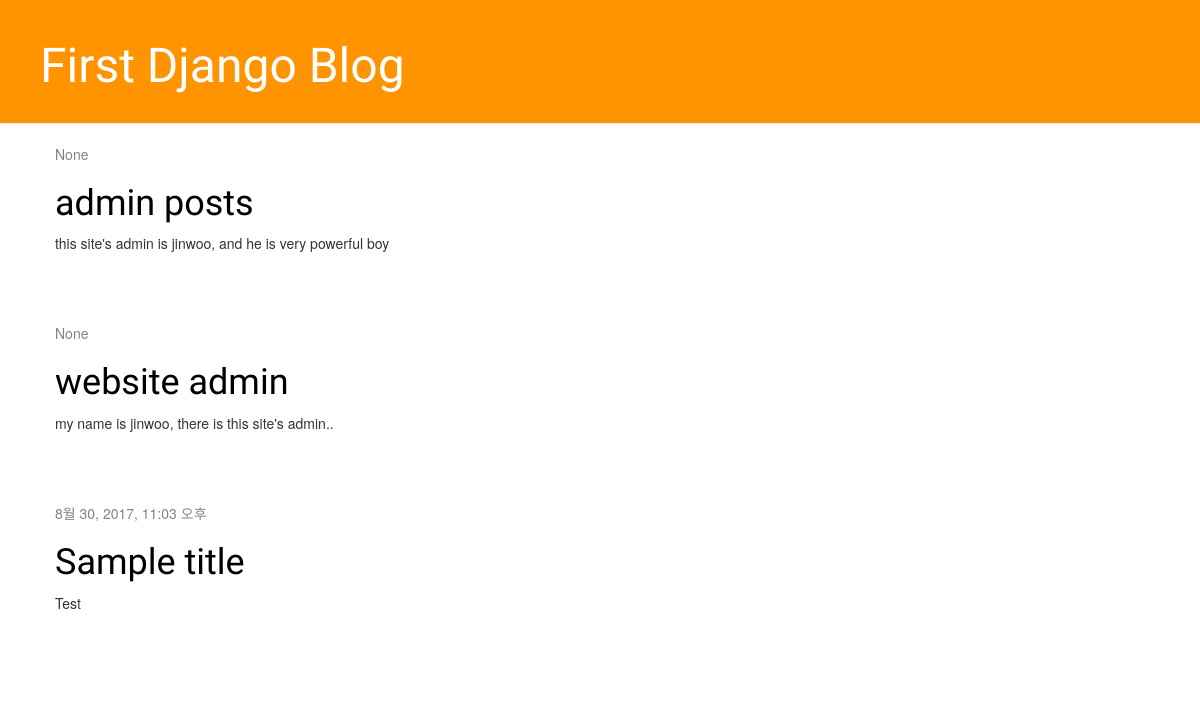
Before: / with the older database file.
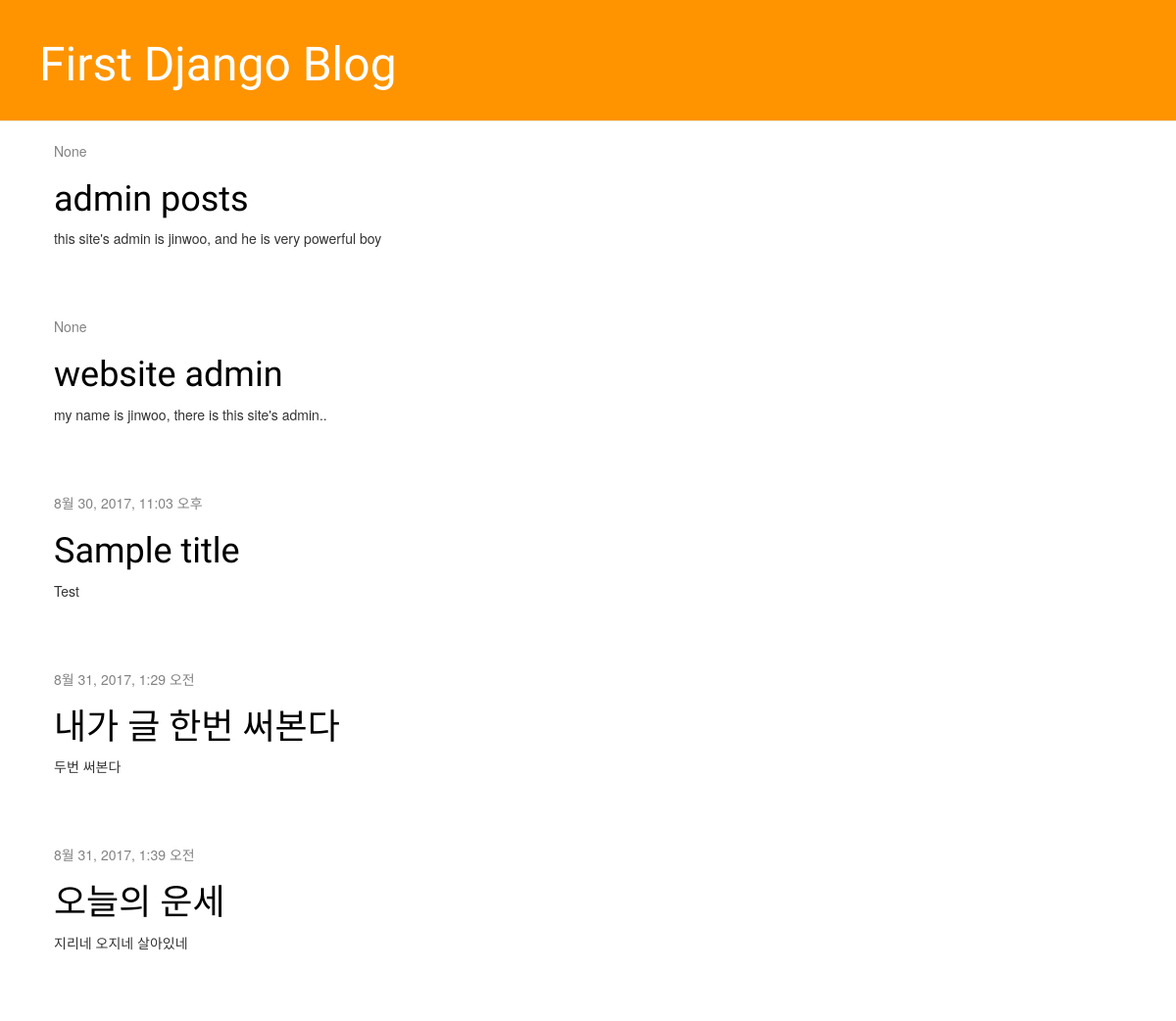
After: the same page with the newer database file.
### blog/models.py (models this page shows, shortened)
class Post(models.Model):
    author = models.ForeignKey('auth.User')
    title = models.CharField(max_length=200)
    text = models.TextField()
    created_date = models.DateTimeField(
            default=timezone.now)
    published_date = models.DateTimeField(
            blank=True, null=True)

### blog/views.py (the view)
# urls.py: url(r'^$', views.post_list, name='post_list'),
def post_list(request):
    posts = Post.objects.all().order_by('published_date')
    return render(request, 'blog/post_list.html', {'posts': posts})

### blog/templates/blog/post_list.html
{% extends 'blog/base.html' %}
{% block content %}
{% for post in posts %}
<div class="post">
    <div class="date">
        {{ post.published_date }}
    </div>
    <h1><a href="{% url 'post_detail' pk=post.pk %}">{{ post.title }}</a></h1>
    <p>{{ post.text|linebreaksbr }}</p>
</div>
{% endfor %}
{% endblock %}

### blog/templates/blog/base.html (shortened to what this page needs)
{% load staticfiles %}
<!DOCTYPE html>
<html lang="en">
<head>
    <link rel="stylesheet" href="//maxcdn.bootstrapcdn.com/bootstrap/3.2.0/css/bootstrap.min.css">
    <link rel="stylesheet" href="//maxcdn.bootstrapcdn.com/bootstrap/3.2.0/css/bootstrap-theme.min.css">
    <link rel="stylesheet" href="{% static 'css/blog.css' %}">
</head>
<body>
    <div class="page-header">
        <h1><a href="/">First Django Blog</a></h1>
    </div>
    <div class="content container">
        <div class="row">
            <div class="col-md-8">
                {% block content %}
                {% endblock %}
            </div>
        </div>
    </div>
</body>
</html>

### blog/static/css/blog.css (style rules this page uses)
.page-header { background-color: #ff9400; margin-top: 0; padding: 20px 20px 20px 40px; }
.page-header h1, .page-header h1 a, .page-header h1 a:visited, .page-header h1 a:active { color: #ffffff; font-size: 36pt; text-decoration: none; }
.content { margin-left: 40px; }
h1, h2, h3, h4 { font-family: 'Lobster', cursive; }
.date { color: #828282; }
.post { margin-bottom: 70px; }
.post h1 a, .post h1 a:visited { color: #000000; }

Changed rows visible on the page:
added Post: published_date "8월 31, 2017, 1:29 오전", title "내가 글 한번 써본다", text "두번 써본다"
added Post: published_date "8월 31, 2017, 1:39 오전", title "오늘의 운세", text "지리네 오지네 살아있네"
